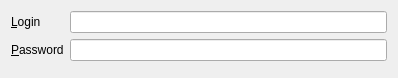
<?xml version="1.0" encoding="UTF-8"?>
<ui version="4.0">
 <class>Utils::LoginWidget</class>
 <widget class="QWidget" name="Utils::LoginWidget">
  <property name="geometry">
   <rect>
    <x>0</x>
    <y>0</y>
    <width>398</width>
    <height>78</height>
   </rect>
  </property>
  <property name="windowTitle">
   <string>Form</string>
  </property>
  <layout class="QFormLayout" name="formLayout">
   <item row="0" column="0">
    <widget class="QLabel" name="loginLabel">
     <property name="text">
      <string>&amp;Login</string>
     </property>
     <property name="buddy">
      <cstring>login</cstring>
     </property>
    </widget>
   </item>
   <item row="0" column="1">
    <widget class="Utils::LineEditEchoSwitcher" name="login"/>
   </item>
   <item row="1" column="0">
    <widget class="QLabel" name="passwordLabel">
     <property name="text">
      <string>&amp;Password</string>
     </property>
     <property name="buddy">
      <cstring>password</cstring>
     </property>
    </widget>
   </item>
   <item row="1" column="1">
    <widget class="Utils::LineEditEchoSwitcher" name="password"/>
   </item>
  </layout>
 </widget>
 <customwidgets>
  <customwidget>
   <class>Utils::LineEditEchoSwitcher</class>
   <extends>QLineEdit</extends>
   <header>utils/widgets/lineeditechoswitcher.h</header>
  </customwidget>
 </customwidgets>
 <resources/>
 <connections/>
</ui>
